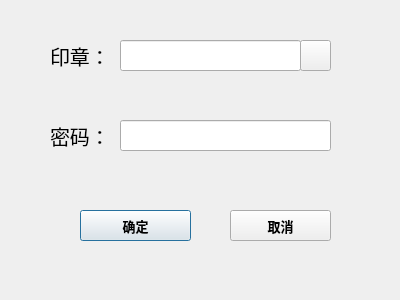
<?xml version="1.0" encoding="UTF-8"?>
<ui version="4.0">
 <class>ElectronicSeal</class>
 <widget class="QDialog" name="ElectronicSeal">
  <property name="geometry">
   <rect>
    <x>0</x>
    <y>0</y>
    <width>400</width>
    <height>300</height>
   </rect>
  </property>
  <property name="windowTitle">
   <string>电子签章</string>
  </property>
  <widget class="QPushButton" name="ensureButton">
   <property name="geometry">
    <rect>
     <x>80</x>
     <y>210</y>
     <width>111</width>
     <height>31</height>
    </rect>
   </property>
   <property name="font">
    <font>
     <family>Agency FB</family>
     <pointsize>10</pointsize>
     <weight>75</weight>
     <bold>true</bold>
    </font>
   </property>
   <property name="cursor">
    <cursorShape>PointingHandCursor</cursorShape>
   </property>
   <property name="text">
    <string>确定</string>
   </property>
  </widget>
  <widget class="QPushButton" name="cancelButton">
   <property name="geometry">
    <rect>
     <x>230</x>
     <y>210</y>
     <width>101</width>
     <height>31</height>
    </rect>
   </property>
   <property name="font">
    <font>
     <family>Agency FB</family>
     <pointsize>10</pointsize>
     <weight>75</weight>
     <bold>true</bold>
    </font>
   </property>
   <property name="cursor">
    <cursorShape>PointingHandCursor</cursorShape>
   </property>
   <property name="text">
    <string>取消</string>
   </property>
  </widget>
  <widget class="QLabel" name="label">
   <property name="geometry">
    <rect>
     <x>50</x>
     <y>40</y>
     <width>71</width>
     <height>31</height>
    </rect>
   </property>
   <property name="font">
    <font>
     <family>Agency FB</family>
     <pointsize>15</pointsize>
    </font>
   </property>
   <property name="text">
    <string>印章：</string>
   </property>
  </widget>
  <widget class="QLabel" name="label_2">
   <property name="geometry">
    <rect>
     <x>50</x>
     <y>120</y>
     <width>81</width>
     <height>31</height>
    </rect>
   </property>
   <property name="font">
    <font>
     <family>Agency FB</family>
     <pointsize>15</pointsize>
    </font>
   </property>
   <property name="text">
    <string>密码：</string>
   </property>
  </widget>
  <widget class="QLineEdit" name="passwd">
   <property name="geometry">
    <rect>
     <x>120</x>
     <y>120</y>
     <width>211</width>
     <height>31</height>
    </rect>
   </property>
   <property name="echoMode">
    <enum>QLineEdit::Password</enum>
   </property>
  </widget>
  <widget class="QLineEdit" name="pictrue">
   <property name="geometry">
    <rect>
     <x>120</x>
     <y>40</y>
     <width>181</width>
     <height>31</height>
    </rect>
   </property>
  </widget>
  <widget class="QPushButton" name="pushButton">
   <property name="geometry">
    <rect>
     <x>300</x>
     <y>40</y>
     <width>31</width>
     <height>31</height>
    </rect>
   </property>
   <property name="text">
    <string/>
   </property>
   <property name="icon">
    <iconset resource="../../图标资源.qrc">
     <normaloff>:/resource/图片/open.png</normaloff>:/resource/图片/open.png</iconset>
   </property>
  </widget>
 </widget>
 <resources>
  <include location="../../图标资源.qrc"/>
 </resources>
 <connections/>
</ui>
